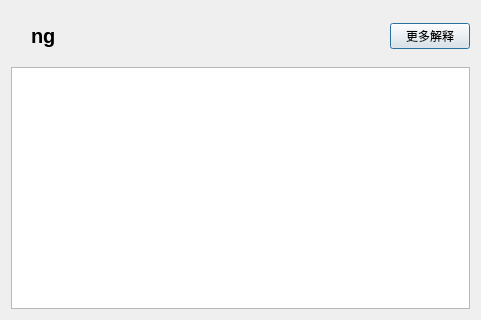
<?xml version="1.0" encoding="UTF-8"?>
<ui version="4.0">
 <class>resultDia</class>
 <widget class="QDialog" name="resultDia">
  <property name="geometry">
   <rect>
    <x>0</x>
    <y>0</y>
    <width>481</width>
    <height>320</height>
   </rect>
  </property>
  <property name="windowTitle">
   <string>Dialog</string>
  </property>
  <layout class="QVBoxLayout" name="verticalLayout_3">
   <item>
    <layout class="QVBoxLayout" name="vl1">
     <property name="sizeConstraint">
      <enum>QLayout::SetMinAndMaxSize</enum>
     </property>
     <item>
      <layout class="QHBoxLayout" name="horizontalLayout">
       <property name="sizeConstraint">
        <enum>QLayout::SetDefaultConstraint</enum>
       </property>
       <item>
        <spacer name="horizontalSpacer_3">
         <property name="orientation">
          <enum>Qt::Horizontal</enum>
         </property>
         <property name="sizeType">
          <enum>QSizePolicy::Preferred</enum>
         </property>
         <property name="sizeHint" stdset="0">
          <size>
           <width>20</width>
           <height>20</height>
          </size>
         </property>
        </spacer>
       </item>
       <item>
        <widget class="QLabel" name="tKey">
         <property name="sizePolicy">
          <sizepolicy hsizetype="Fixed" vsizetype="Preferred">
           <horstretch>0</horstretch>
           <verstretch>0</verstretch>
          </sizepolicy>
         </property>
         <property name="minimumSize">
          <size>
           <width>0</width>
           <height>50</height>
          </size>
         </property>
         <property name="maximumSize">
          <size>
           <width>500</width>
           <height>500</height>
          </size>
         </property>
         <property name="font">
          <font>
           <pointsize>15</pointsize>
           <weight>75</weight>
           <bold>true</bold>
          </font>
         </property>
         <property name="text">
          <string>ng</string>
         </property>
         <property name="alignment">
          <set>Qt::AlignLeading|Qt::AlignLeft|Qt::AlignVCenter</set>
         </property>
        </widget>
       </item>
       <item>
        <spacer name="horizontalSpacer_2">
         <property name="orientation">
          <enum>Qt::Horizontal</enum>
         </property>
         <property name="sizeHint" stdset="0">
          <size>
           <width>40</width>
           <height>20</height>
          </size>
         </property>
        </spacer>
       </item>
       <item>
        <widget class="QPushButton" name="pushButton">
         <property name="text">
          <string>更多解释</string>
         </property>
        </widget>
       </item>
      </layout>
     </item>
     <item>
      <layout class="QHBoxLayout" name="hl1"/>
     </item>
     <item>
      <layout class="QVBoxLayout" name="verticalLayout">
       <property name="sizeConstraint">
        <enum>QLayout::SetMaximumSize</enum>
       </property>
       <item>
        <widget class="QTextBrowser" name="tTrans">
         <property name="autoFillBackground">
          <bool>false</bool>
         </property>
         <property name="readOnly">
          <bool>true</bool>
         </property>
        </widget>
       </item>
      </layout>
     </item>
    </layout>
   </item>
  </layout>
 </widget>
 <resources/>
 <connections/>
</ui>
